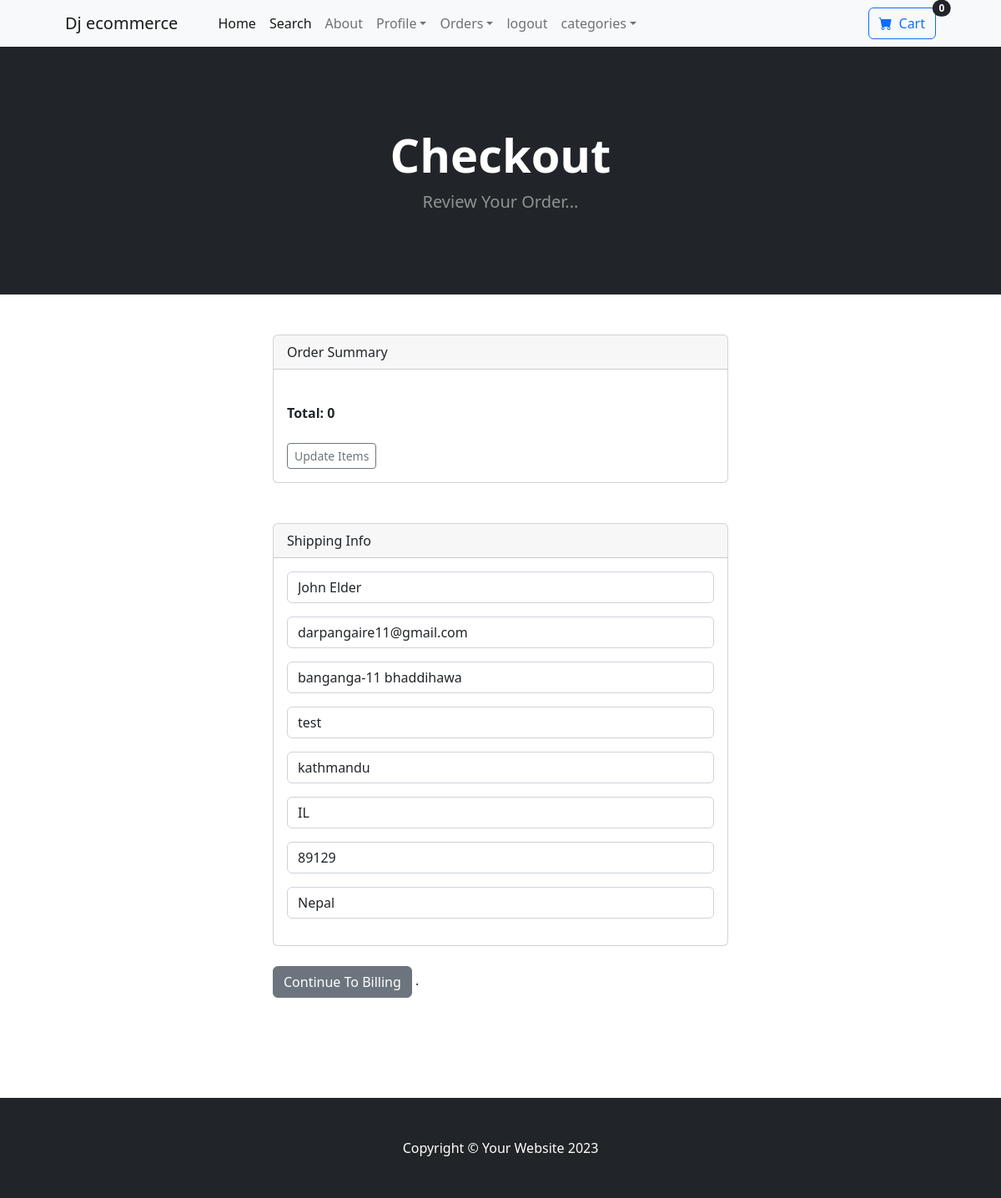
/payment/checkout/ (signed in), run on the app's committed database.
### payment/models.py (models this page shows, shortened)
class ShippingAddress(models.Model):
  user = models.ForeignKey(User,on_delete=models.CASCADE,null=True,blank=True)
  shipping_full_name = models.CharField(max_length=255)
  shipping_email = models.EmailField(max_length=250)
  shipping_address1 = models.CharField(max_length=250)
  shipping_address2 = models.CharField(max_length=250)
  shipping_city = models.CharField(max_length=250)
  shipping_state = models.CharField(max_length=250,null=True,blank=True)
  shipping_zipcode = models.CharField(max_length=250,null=True,blank=True)
  shipping_country = models.CharField(max_length=250,null=True,blank=True)
  class Meta:
    verbose_name_plural = "Shipping Address"

### payment/views.py (the view)
# urls.py: path('checkout/',views.checkout,name='checkout'),
def checkout(request):
  cart = Cart(request)
  cart_products = cart.get_prods()
  quantities = cart.get_quants()
  totals = cart.cart_total()
  if request.user.is_authenticated:
    shipping_user = ShippingAddress.objects.get(user__id=request.user.id)
    shipping_form = ShippingForm(request.POST or None,instance = shipping_user )
    return render(request,"payment/checkout.html",{"cart_products":cart_products,"quantities":quantities,"totals":totals,"shipping_form":shipping_form})
  else:
    shipping_form = ShippingForm(request.POST or None )
    return render(request,"payment/checkout.html",{"cart_products":cart_products,"quantities":quantities,"totals":totals,"shipping_form":shipping_form})

### cart/cart.py (called while the page is built, shortened)
    def __len__(self):
        return sum(self.cart.values())

    def get_prods(self):
        product_ids = self.cart.keys()
        return Product.objects.filter(id__in=product_ids)

    def get_quants(self):
        return self.cart

    def cart_total(self):
        product_ids = self.cart.keys()
        products = Product.objects.filter(id__in = product_ids)
        quantities = self.cart
        total = 0
        return total

### cart/context_processors.py (called while the page is built)
def cart(request):
  return {'cart':Cart(request)}

### payment/templates/payment/checkout.html (shortened to what this page needs)
{% extends 'base.html' %}
{% block content %}
        <header class="bg-dark py-5">
            <div class="container px-4 px-lg-5 my-5">
                <div class="text-center text-white">
                    <h1 class="display-4 fw-bolder">Checkout</h1>
                    <p class="lead fw-normal text-white-50 mb-0">Review Your Order...</p>
                </div>
            </div>
        </header>
        <br> <br>
        <div class="container">
          <div class="row">
            <div class="col-md-6 offset-md-3">
              <div class="card">
                <div class="card-header">
                  Order Summary
                </div>
                <div class="card-body">
                  <br>
                   <strong>Total: {{totals}}</strong>
                  <br/><br/>
                  <a href="{% url 'cart_summary' %}" class="btn btn-sm btn-outline-secondary"> Update Items</a>
                </div>
              </div>
              <br> <br>
              <div class="card">
                <div class="card-header">
                  Shipping Info
                </div>
                <div class="card-body">
                  <form method="post" action="{% url 'billing_info' %}">
                  {{shipping_form.as_p}}
                </div>
              </div>
              <br>
              <button type="submit" class="btn btn-secondary">Continue To Billing</button>
              </form>.
            </div>
          </div>
        </div>
 <br> <br> <br> <br> <br>
{% endblock content %}

### data on the page
ShippingAddress: shipping_full_name "John Elder", shipping_email "darpangaire11@gmail.com", shipping_address1 "banganga-11 bhaddihawa", shipping_address2 "test", shipping_city "kathmandu", shipping_state "IL", shipping_zipcode "89129", shipping_country "Nepal"

### other printed values
{{ cart|length }} "0"
{{ totals }} "0"
